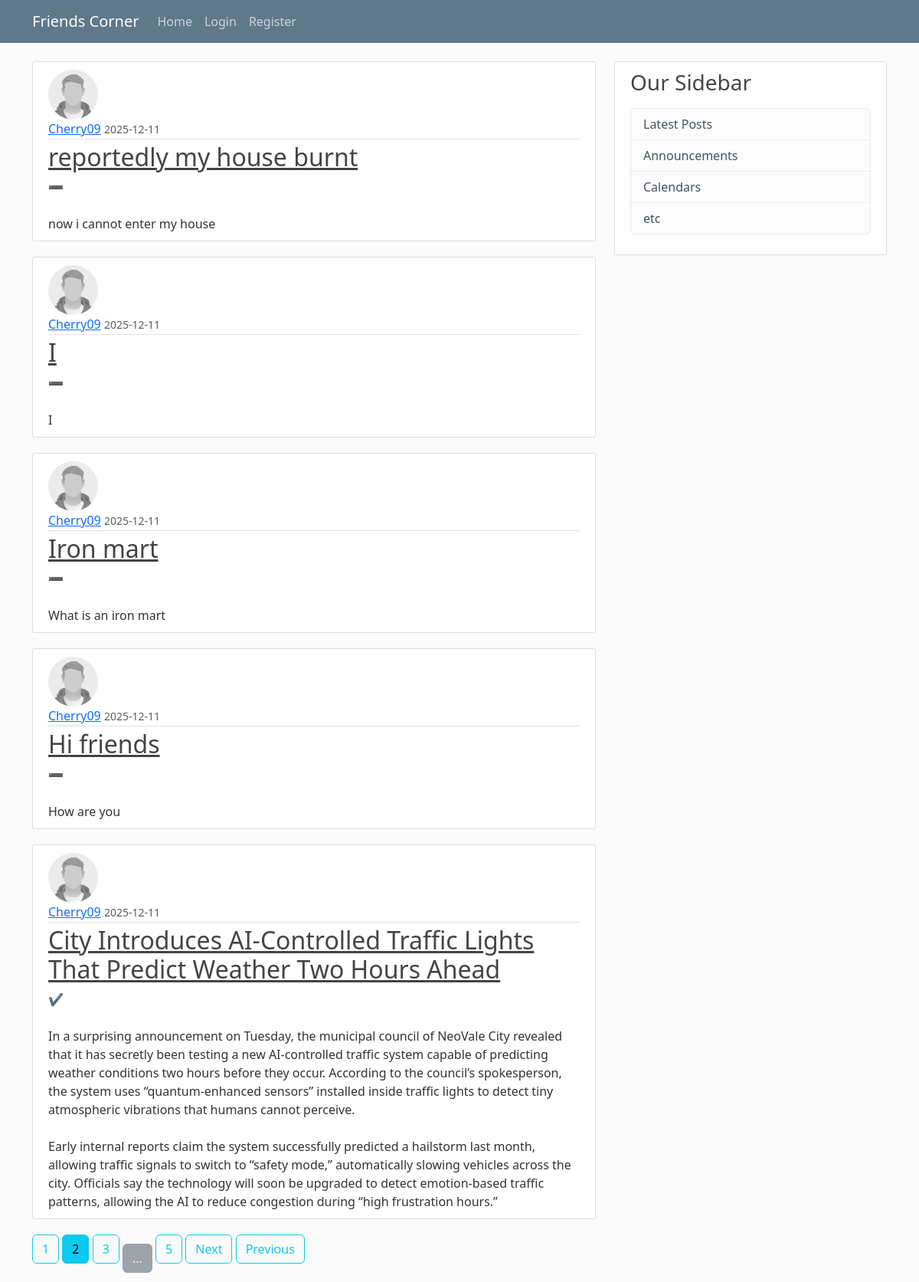
The page /home?page=2 on the database its author committed.
### firstblog/models.py (models this page shows, shortened)
class Post(db.Model):
    id = db.Column(db.Integer, primary_key=True)
    title = db.Column(db.String(20), nullable=False)
    date_posted = db.Column(db.DateTime, nullable=False, default=datetime.utcnow)
    content = db.Column(db.Text(),nullable=False)
    user_id = db.Column(db.Integer, db.ForeignKey('user.id'),nullable=False)

class User(db.Model, UserMixin):
    id = db.Column(db.Integer, primary_key=True)
    username = db.Column(db.String(20), unique=True, nullable=False)
    email = db.Column(db.String(120), unique=True, nullable=False)
    image_file = db.Column(db.String(20), nullable=False, default='default.jpg')
    password = db.Column(db.String(60), nullable=False)
    posts = db.relationship('Post', backref='author', lazy=True)

### firstblog/main/routes.py (the view)
@main.route("/")
@main.route("/home")
def home():
    page = request.args.get('page', 1, type=int)
    posts = Post.query.order_by(Post.date_posted.desc()).paginate(page=page, per_page=5)
    return render_template('home.html', posts=posts)

### firstblog/templates/home.html
{% extends "layout.html" %}
{% block content %}
{% for post in posts.items %}
    <article class="media content-section">
        <img class="rounded-circle article-img" src="{{ url_for('static', filename='profile_pics/' + post.author.image_file) }}" alt="Profile picture">
        <div class="media-body">
            <div class="article-metadata">
                <a class="mr-2" href="{{ url_for('users.user_posts', username=post.author.username) }}">{{ post.author.username }}</a>
                <small class="text-muted">{{ post.date_posted.strftime('%Y-%m-%d') }}</small>
            </div>
            <h2><a class="article-title" href="{{url_for('posts.post',post_id=post.id)}}">{{ post.title }}</a></h2>
            <div class="post-content-snippet">
                {{ post.content | replace('\n', '<br>') | safe }}
            </div>
        </div>
    </article>
{% endfor %}
{% for page_num in posts.iter_pages(left_edge=1, right_edge=1, left_current=1, right_current=2) %}
    {% if page_num %}
        {% if posts.page == page_num %}
            <a href="{{ url_for('main.home', page=page_num) }}" class="btn btn-info mb-4">{{ page_num }}</a>
        {% else %}
            <a href="{{ url_for('main.home', page=page_num) }}" class="btn btn-outline-info mb-4">{{ page_num }}</a>
        {% endif %}
    {% else %}
        <span class="btn btn-secondary disabled">...</span>
    {% endif %}
{% endfor %}
{% if posts.has_next %}
    <a href="{{ url_for('main.home', page=posts.next_num) }}" class="btn btn-outline-info mb-4">Next</a>
{% endif %}
{% if posts.has_prev %}
    <a href="{{ url_for('main.home', page=posts.prev_num) }}" class="btn btn-outline-info mb-4">Previous</a>
{% endif %}
{% endblock content %}

### firstblog/static/main.css (style rules this page uses)
body { background: #fafafa; color: #333333; margin-top: 5rem; }
h1, h2, h3, h4, h5, h6 { color: #444444; }
.content-section { background: #ffffff; padding: 10px 20px; border: 1px solid #dddddd; border-radius: 3px; margin-bottom: 20px; }
.article-title { color: #444444; }
.article-img { height: 65px; width: 65px; margin-right: 16px; }
.article-metadata { padding-bottom: 1px; margin-bottom: 4px; border-bottom: 1px solid #e3e3e3 }

### rows shown on the page
Post: image_file (placeholder picture), author.username "Cherry09", date_posted "2025-12-11", title "reportedly my house burnt", content "➖ now i cannot enter my house"
Post: image_file (placeholder picture), author.username "Cherry09", date_posted "2025-12-11", title "I", content "➖ I"
Post: image_file (placeholder picture), author.username "Cherry09", date_posted "2025-12-11", title "Iron mart", content "➖ What is an iron mart"
Post: image_file (placeholder picture), author.username "Cherry09", date_posted "2025-12-11", title "Hi friends", content "➖ How are you"
Post: image_file (placeholder picture), author.username "Cherry09", date_posted "2025-12-11", title "City Introduces AI-Controlled Traffic Lights That Predict Weather Two Hours Ahead", content "✔️ In a surprising announcement on Tuesday, the municipal council of NeoVale City revealed that it has secretly been testing a new AI-controlled traffic system capable of predicting weather conditions two hours before they occur. According to the council’s spokesperson, the system uses “quantum-enhanced sensors” installed inside traffic lights to detect tiny atmospheric vibrations that humans cannot perceive. Early internal reports claim the system successfully predicted a hailstorm last month, allowing traffic signals to switch to “safety mode,” automatically slowing vehicles across the city. Officials say the technology will soon be upgraded to detect emotion-based traffic patterns,…"

### other values the page prints
{{ page_num }} "1" "3" "5"
{{ page_num }} "2"
